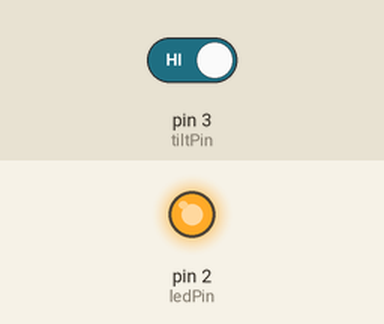
This sketch was run on a simulated Arduino Uno, built with avr-gcc and run on an emulated ATmega328P. Shown: output pins drawn as LEDs (lit = HIGH). The test bench sets the inputs (shaded band); at power-on: pin 3 (tiltPin) HIGH. What the sketch prints to the serial monitor is not drawn.

Above: at 1.2 s.
1.3 s: pin 3 (tiltPin) driven LOW
At 2.2 s:
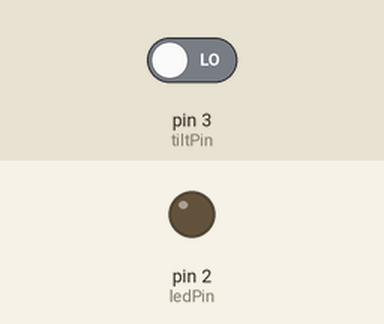
2.8 s: pin 3 (tiltPin) driven HIGH
At 3.5 s:
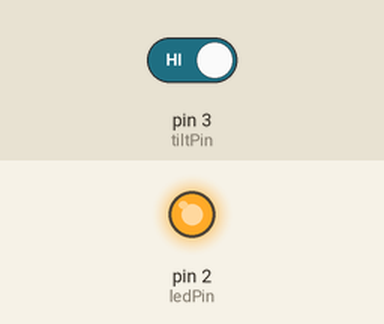
Timing chart, 0 to 5.8 s (numbered marks = the images above; inputs shaded):
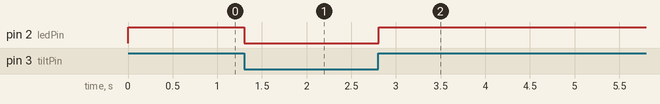

The sketch:

tiltballswitchled.ino
```cpp
const int ledPin = 2; // LED connected to pin 2
const int tiltPin = 3; // Tilt switch connected to pin 3

void setup() {
  pinMode(ledPin, OUTPUT); // LED as output
  pinMode(tiltPin, INPUT_PULLUP);   // Tilt switch with internal pull-up
  Serial.begin(9600); // Start Serial communication
}

void loop() {
  int tiltState = digitalRead(tiltPin); // Read the tilt switch

  if (tiltState == HIGH) {           // If tilted (open circuit)
    digitalWrite(ledPin, HIGH); // Turn LED ON
    Serial.println("Tilted → LED ON");
  } else {                          // If upright (closed circuit)
    digitalWrite(ledPin, LOW); // Turns LED OFF
    Serial.println("Upright → LED OFF");
  }

  delay(100);  // Small delay to prevent bouncing
}
```

Measured:
- after the input at 1.3 s, pin 2 (ledPin): HIGH → LOW at once
- after the input at 2.8 s, pin 2 (ledPin): LOW → HIGH at once
